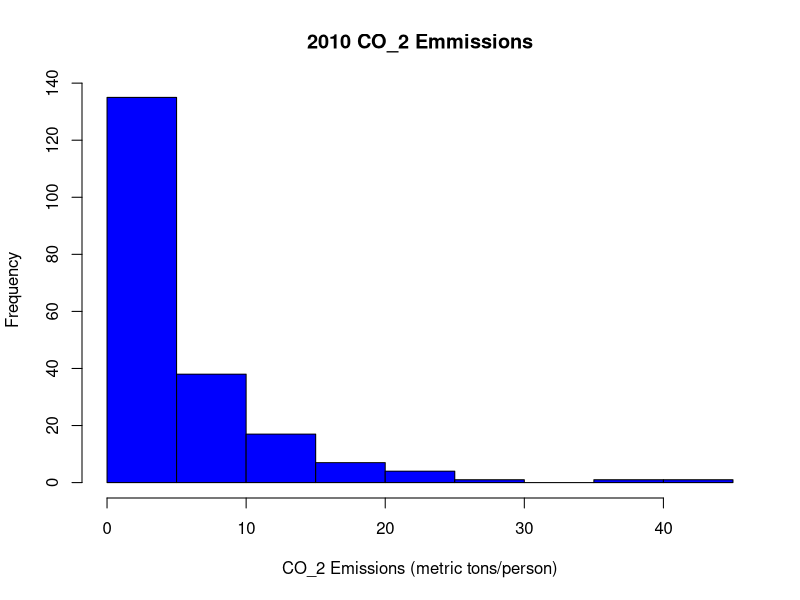
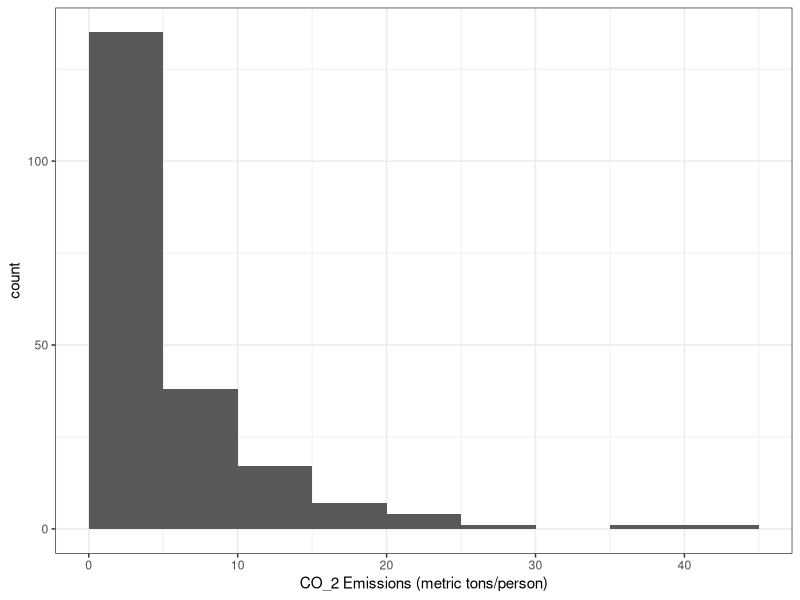
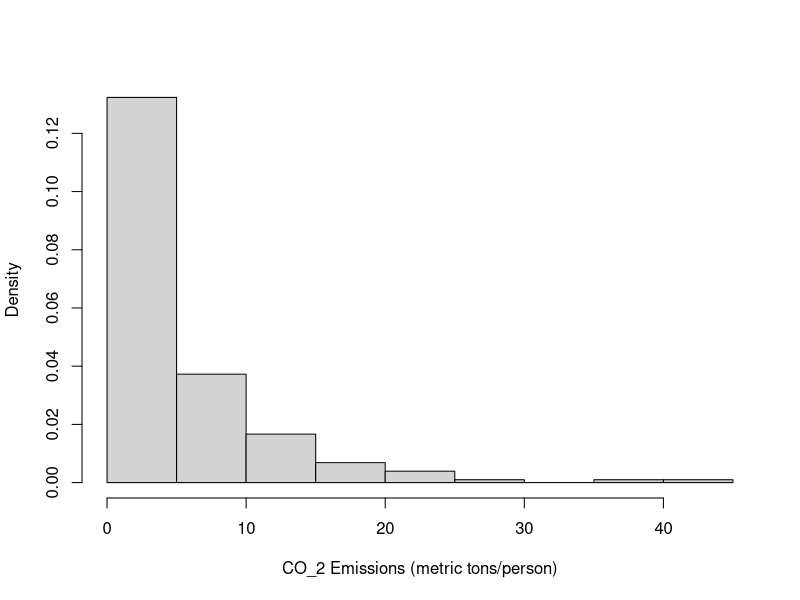
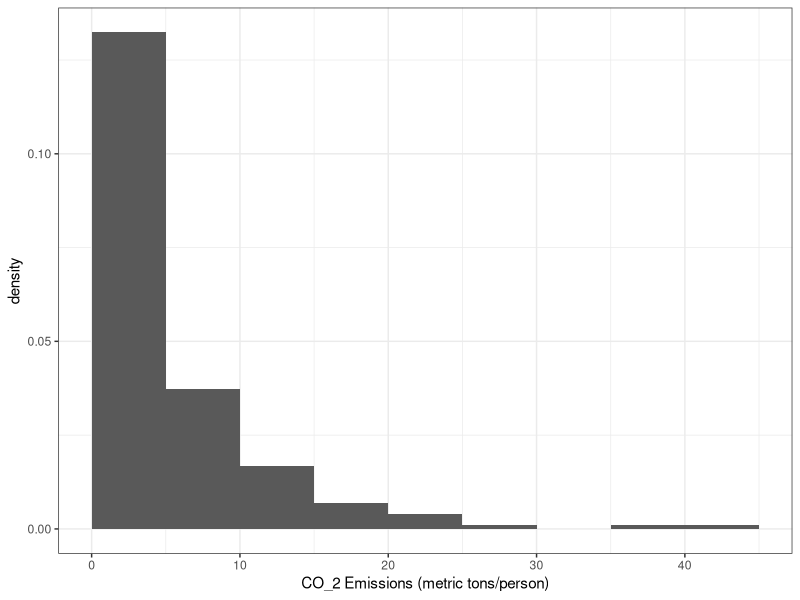
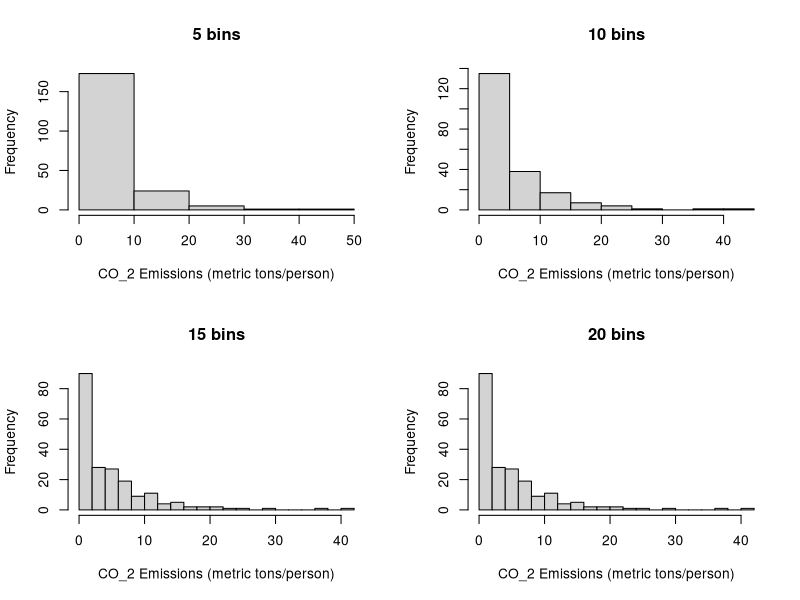
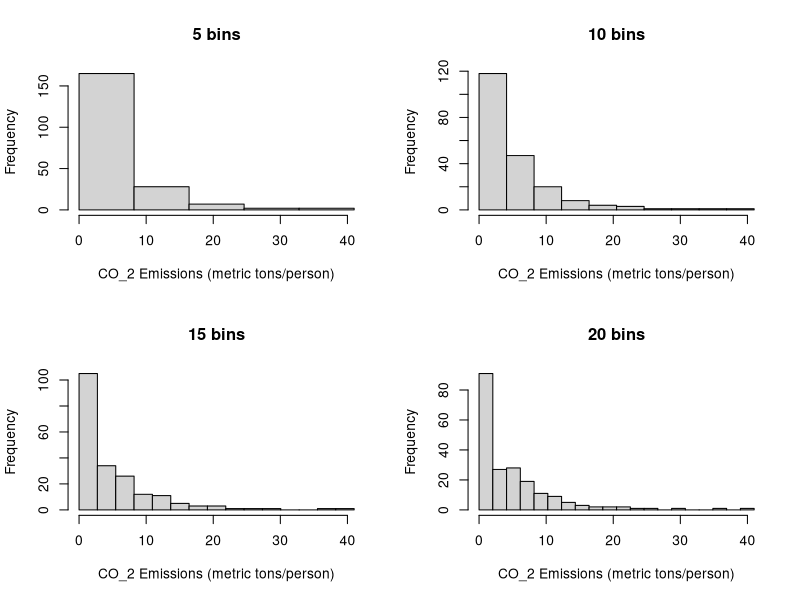
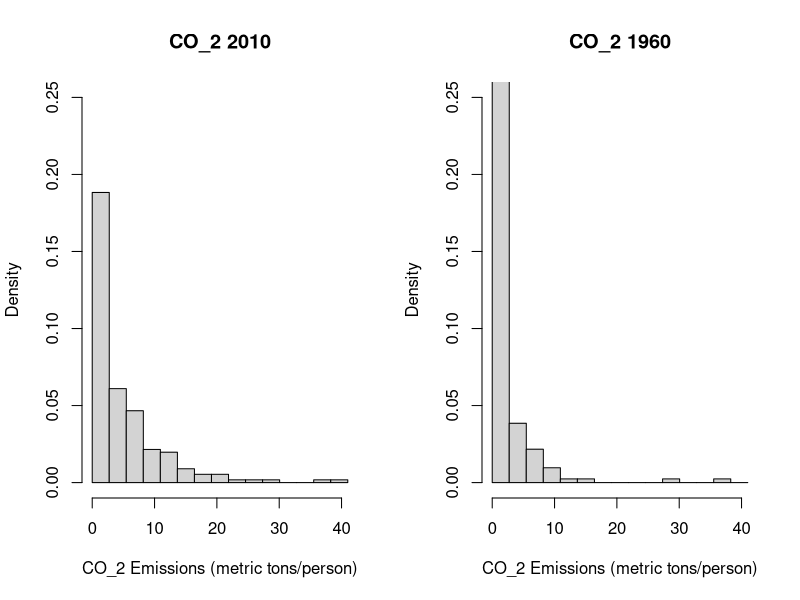

The R script that drew these images, in order:
## ---- chunk 1
#install.packages('tidyverse')
library(tidyverse)

## ---- chunk 2
x <- c(1, 3, 2, 5)
x
## ---- chunk 3
x = c(1, 6, 2)
x
y = c(1, 4, 3)
## ---- chunk 4
length(x)
length(y)
x + y
## ---- chunk 5
ls()
rm(x, y)
ls()
## ---- chunk 6
rm(list = ls())
## ---- chunk 7
?matrix
## ---- chunk 8
x <- matrix(data = c(1, 2, 3, 4), nrow = 2, ncol = 2)
x
## ---- chunk 9
x <- matrix(c(1, 2, 3, 4), 2, 2)
## ---- chunk 10
matrix(c(1, 2, 3, 4), 2, 2, byrow = TRUE)
## ---- chunk 11
sqrt(x)
x^2
## ---- chunk 12
A <- matrix(1:16, 4, 4)
A
## ---- chunk 13
A[2, 3]
## ---- chunk 14
A[c(1, 3), c(2, 4)]
A[1:3, 2:4]
A[1:2, ]
A[, 1:2]
## ---- chunk 15
A[1, ]
## ---- chunk 16
A[-c(1, 3), ]
A[-c(1, 3), -c(1, 3, 4)]
## ---- chunk 17
dim(A)
## ---- chunk 18

df = read.csv('CO2EmissionsCountries1960to2014.csv', fileEncoding="UTF-8-BOM")
#df = read.csv('/add the path to where you put the data/CO2EmissionsCountries1960to2014.csv',fileEncoding="UTF-8-BOM")
## ---- chunk 19
head(df)

#Alter the number of rows displayed, the default is 6
head(df, 10)

#You could also do this with indices
df[1:10, ] #(select rows 1 through 10 and all columns)

#If the columns have names you can use them instead of the number indicies
df[90:100, c('Country.Name', 'X2010', 'X2007')]  #select just the three columns indicated and pull only rows 90 to 100. 
## ---- chunk 20
names(df)

## ---- chunk 21

head(df)
## ---- chunk 22
str(df)

## ---- chunk 23
#To look at the entire data set, we can type the name of our data frame.
#To look at one column, type df$Name of the column
df$X2010
## ---- chunk 24
filter(df, is.na(X2010))
## ---- chunk 25
summary(df) # will produce a summary for each column of df

summary(df$X2010) # Can also call a single column
## ---- chunk 26
quantile(df$X2010, .25, type=6, na.rm=TRUE)  #the argument type=6 is a specific algorithm for calculating percentiles, there are multiple ways that one can define this. However it won't work if there are NAs so we filter them out (using na.rm=TRUE)
quantile(df$X2010, .90, type=6, na.rm=TRUE) #90th percentile
quantile(df$X2010, .1, type=6, na.rm=TRUE) #10th percentile
         
## ---- chunk 27

hist(df$X2010, xlab = "CO_2 Emissions (metric tons/person)", col='blue', main='2010 CO_2 Emmissions')

#the first argument df$X2010 is the column of data we want in our histogram. 
#The arguments xlab and ylab will be axis labels and the argument 
#main will be the title at the top.  There are various other arguments as well. 
## ---- chunk 28

ggplot(df, aes(x = X2010)) + geom_histogram(boundary = 0, binwidth = 5) + xlab("CO_2 Emissions (metric tons/person)") + theme_bw()

## ---- chunk 29

hist(df$X2010, freq = FALSE, xlab = "CO_2 Emissions (metric tons/person)", main = " ")

## ---- chunk 30

ggplot(df, aes(x = X2010, y = ..density..)) + geom_histogram(boundary = 0, binwidth=5) + xlab("CO_2 Emissions (metric tons/person)") + theme_bw()

## ---- chunk 31

#Set up the plot with 4 panels
par(mfrow = c(2,2))

#Use 5 bins
hist(df$X2010, breaks = 5, xlab = "CO_2 Emissions (metric tons/person)", main = "5 bins")

#Use 10 bins
hist(df$X2010, breaks = 10, xlab = "CO_2 Emissions (metric tons/person)", main = "10 bins")

#Use 15 bins
hist(df$X2010, breaks = 15, xlab = "CO_2 Emissions (metric tons/person)", main = "15 bins")

#Use 20 bins
hist(df$X2010, breaks = 20, xlab = "CO_2 Emissions (metric tons/person)", main = "20 bins")


## ---- chunk 32

summary(df$X2010)

## ---- chunk 33

#Set up the plot with 4 panels
par(mfrow = c(2,2))

#Use 5 bins
hist(df$X2010, breaks = seq(0,41,length.out = 6), xlab = "CO_2 Emissions (metric tons/person)", main = "5 bins")

#Use 10 bins
hist(df$X2010, breaks = seq(0,41,length.out = 11), xlab = "CO_2 Emissions (metric tons/person)", main = "10 bins")

#Use 15 bins
hist(df$X2010, breaks = seq(0,41,length.out = 16), xlab = "CO_2 Emissions (metric tons/person)", main = "15 bins")

#Use 20 bins
hist(df$X2010, breaks = seq(0,41,length.out = 21), xlab = "CO_2 Emissions (metric tons/person)", main = "20 bins")


## ---- chunk 34
dim(df)
## ---- chunk 35
sqrt(218)
## ---- chunk 36
summary(df$X2010)
## ---- chunk 37
summary(df$X1960)
## ---- chunk 38

par(mfrow=c(1,2))
#Use 15 bins for 2010
hist(df$X2010, freq = FALSE, breaks = seq(0,41,length.out = 16), xlab = "CO_2 Emissions (metric tons/person)", main = "CO_2 2010", ylim=c(0, .25))


#Use 15 bins for 1960
hist(df$X1960, freq = FALSE, breaks = seq(0,41,length.out = 16), xlab = "CO_2 Emissions (metric tons/person)", main = "CO_2 1960", ylim=c(0, .25))


## ---- chunk 39
df %>% filter(X2010>=20)%>% arrange(desc(X2010))
#use filter to get only the values at or above 20 and then arrange to 
#list them in order of the values desc makes the largest on top. 
## ---- chunk 40
df %>% filter(X1960>=20) %>% arrange(desc(X1960))
## ---- chunk 41
#Change the path as appropriate
NutrDat = read.csv('NutritionData.csv', fileEncoding="UTF-8-BOM")
#NutrDat = read.csv('/add the path to where you put the data/NutrDat.csv',fileEncoding="UTF-8-BOM")
NutrDat[is.na(NutrDat)] <- 0
## ---- chunk 42
### Include appropriate code chunks for any calculations
## ---- chunk 43
### Use summary to answer this question

## ---- chunk 44
##
## ---- chunk 45
##
## ---- chunk 46

##
## ---- chunk 47
###
## ---- chunk 48
###Create the histogram
###

## ---- chunk 49
###
## ---- chunk 50
###
